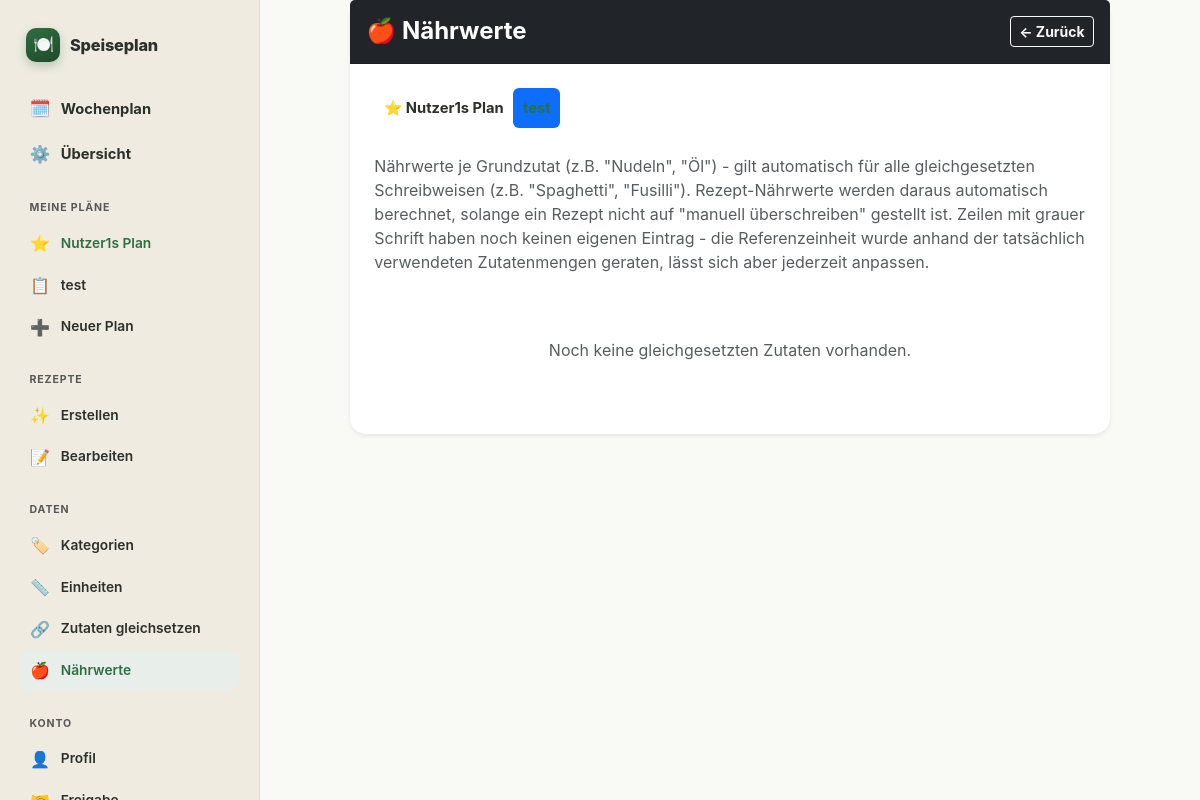
The app's page /manage/ingredient-nutrition?plan_id=2 (signed in) with its own data.
### models.py (models this page shows)
class PlanMembership(db.Model):
    id = db.Column(db.Integer, primary_key=True)
    plan_id = db.Column(db.Integer, db.ForeignKey('plan.id'), nullable=False, index=True)
    user_id = db.Column(db.Integer, db.ForeignKey('user.id'), nullable=False, index=True)
    is_starred = db.Column(db.Boolean, default=False, nullable=False)
    show_in_week_overview = db.Column(db.Boolean, default=True, nullable=False)
    __table_args__ = (db.UniqueConstraint('plan_id', 'user_id', name='uq_plan_membership_plan_id_user_id'),)
    plan = db.relationship('Plan')
    user = db.relationship('User')

class Plan(db.Model):
    id = db.Column(db.Integer, primary_key=True)
    name = db.Column(db.String(100), nullable=False)
    owner_user_id = db.Column(db.Integer, db.ForeignKey('user.id'), nullable=False)
    created_at = db.Column(db.DateTime, default=db.func.now())
    owner = db.relationship('User', foreign_keys=[owner_user_id])

### routes/settings.py (the view, shortened to what this page needs)
@settings_bp.route('/manage/ingredient-nutrition')
def ingredient_nutrition_view():
    user = current_user()
    plan_id = selected_plan_id(request.args, user)
    entries = get_all_nutrition_entries(plan_id)
    rows = []
    return render_template(
        'ingredient_nutrition_manage.html', rows=rows, plan_id=plan_id, user_plans=user_plan_memberships(user),
    )

### app.py (called while the page is built)
@app.before_request
def require_login():
    if request.endpoint is None or request.endpoint in ('auth.login', 'auth.register', 'static'):
        return None
    if current_user() is None:
        return redirect(url_for('auth.login', next=request.path))
    if current_plan() is None and request.endpoint not in ZERO_PLAN_ALLOWED_ENDPOINTS:
        return redirect(url_for('plan.index'))
    return None

@app.after_request
def set_security_headers(response):
    response.headers['X-Content-Type-Options'] = 'nosniff'
    response.headers['X-Frame-Options'] = 'DENY'
    response.headers['Referrer-Policy'] = 'same-origin'
    response.headers['Permissions-Policy'] = 'geolocation=(), camera=(), microphone=()'
    response.headers['Content-Security-Policy'] = (
        "default-src 'self'; "
        "script-src 'self' 'unsafe-inline'; "
        "style-src 'self' 'unsafe-inline'; "
        "img-src 'self' data:; "
        "frame-ancestors 'none'; "
        "base-uri 'self'; "
        "form-action 'self'"
    )
    return response

@app.context_processor
def inject_css_version():
    css_path = os.path.join(app.static_folder, 'style.css')
    try:
        css_version = int(os.path.getmtime(css_path))
    except OSError:
        css_version = 0
    return {'css_version': css_version}

@app.context_processor
def inject_current_user_and_plans():
    user = current_user()
    if user is None:
        return {'nav_current_user': None, 'nav_current_plan': None, 'nav_user_plans': []}
    return {
        'nav_current_user': user,
        'nav_current_plan': current_plan(),
        'nav_user_plans': user_plan_memberships(user),
    }

@app.context_processor
def inject_shopping_categories():
    return {
        'shopping_categories': SHOPPING_CATEGORIES,
        'shopping_uncategorized': UNCATEGORIZED,
        'pantry_categories': sorted(PANTRY_CATEGORIES),
    }

@app.context_processor
def inject_ingredient_aliases():
    plan = current_plan()
    return {'ingredient_aliases': get_all_aliases(plan.id) if plan else {}}

@app.context_processor
def inject_ingredient_nutrition():
    plan = current_plan()
    return {'ingredient_nutrition': get_all_nutrition_entries(plan.id) if plan else {}}

### services/auth.py (called while the page is built)
def current_user():
    if 'user_id' not in session:
        return None
    if not hasattr(g, '_current_user'):
        g._current_user = User.query.get(session['user_id'])
        if g._current_user is None:
            session.clear()
    return g._current_user

### templates/ingredient_nutrition_manage.html (shortened to what this page needs)
{% extends 'base.html' %}
{% block content %}
<div class="row justify-content-center">
    <div class="col-12 col-md-10">
        <div class="card shadow-sm border-0">
            <div class="card-header bg-dark text-white py-3 d-flex justify-content-between align-items-center">
                <h4 class="card-title mb-0 fw-bold">🍎 Nährwerte</h4>
                <a href="/manage" class="btn btn-sm btn-outline-light fw-bold"><- Zurück</a>
            </div>
            <div class="card-body p-4">
                {% if user_plans|length > 1 %}
                <ul class="nav nav-pills mb-4">
                    {% for membership in user_plans %}
                    <li class="nav-item">
                        <a class="nav-link {% if membership.plan_id == plan_id %}active{% endif %}" href="{{ url_for(request.endpoint, plan_id=membership.plan_id) }}">
                            {{ '⭐ ' if membership.is_starred }}{{ membership.plan.name }}
                        </a>
                    </li>
                    {% endfor %}
                </ul>
                {% endif %}
                <p class="text-muted">
                    Nährwerte je Grundzutat (z.B. "Nudeln", "Öl") - gilt automatisch für alle
                    gleichgesetzten Schreibweisen (z.B. "Spaghetti", "Fusilli"). Rezept-Nährwerte
                    werden daraus automatisch berechnet, solange ein Rezept nicht auf "manuell
                    überschreiben" gestellt ist. Zeilen mit <span class="text-muted">grauer</span>
                    Schrift haben noch keinen eigenen Eintrag - die Referenzeinheit wurde anhand der
                    tatsächlich verwendeten Zutatenmengen geraten, lässt sich aber jederzeit anpassen.
                </p>
                {% if rows %}
                <input type="text" id="nutritionFilter" class="form-control mb-3" placeholder="🔍 Zutat suchen..." autocomplete="off">
                <form action="/update-ingredient-nutrition" method="POST">
                    <input type="hidden" name="csrf_token" value="{{ csrf_token() }}">
                    <input type="hidden" name="plan_id" value="{{ plan_id }}">
                    <div class="row g-2 mb-2 fw-bold text-muted small text-uppercase px-2 d-none d-md-flex">
                        <div class="col-md-3">Zutat</div>
                        <div class="col-md-2">Referenz</div>
                        <div style="flex: 0 0 auto; width: 12.5%;">Eiweiß (g)</div>
                        <div style="flex: 0 0 auto; width: 12.5%;">Kohlh. (g)</div>
                        <div class="col-md-2">Fett (g)</div>
                        <div class="col-md-1">Kcal</div>
                    </div>
                    <div id="nutritionRows">
                        {% for row in rows %}
                        <div class="row g-2 mb-2 align-items-center nutrition-row">
                            <div class="col-12 col-md-3">
                                <input type="hidden" name="canonical_name[]" value="{{ row.canonical_name }}">
                                <input type="text" class="form-control form-control-sm{% if not row.has_entry %} text-muted{% endif %}" value="{{ row.canonical_name }}" disabled>
                            </div>
                            <div class="col-6 col-md-2">
                                <select name="reference_unit[]" class="form-select form-select-sm" title="Referenzbasis">
                                    <option value="g" {% if row.reference_unit == 'g' %}selected{% endif %}>pro 100 g</option>
                                    <option value="ml" {% if row.reference_unit == 'ml' %}selected{% endif %}>pro 100 ml</option>
                                    <option value="Stk" {% if row.reference_unit == 'Stk' %}selected{% endif %}>pro 1 Stk</option>
                                </select>
                            </div>
                            <div class="col-4 col-md-1" style="flex: 0 0 auto; width: 12.5%;"><input type="number" step="0.1" name="protein[]" class="form-control form-control-sm nutrition-protein" value="{{ row.protein }}" placeholder="Eiweiß"></div>
                            <div class="col-4 col-md-1" style="flex: 0 0 auto; width: 12.5%;"><input type="number" step="0.1" name="carbs[]" class="form-control form-control-sm nutrition-carbs" value="{{ row.carbs }}" placeholder="Kohlh."></div>
                            <div class="col-4 col-md-2"><input type="number" step="0.1" name="fat[]" class="form-control form-control-sm nutrition-fat" value="{{ row.fat }}" placeholder="Fett"></div>
                            <div class="col-6 col-md-1">
                                <input type="text" class="form-control form-control-sm text-muted nutrition-calories-display" value="{{ row.calories }}" title="Errechnet aus Eiweiß/Kohlenhydraten/Fett" disabled>
                            </div>
                        </div>
                        {% endfor %}
                    </div>
                    <button type="submit" class="btn btn-dark fw-bold mt-3">Speichern</button>
                </form>
                {% else %}
                <div class="text-center p-5 text-muted">Noch keine gleichgesetzten Zutaten vorhanden.</div>
                {% endif %}
            </div>
        </div>
    </div>
</div>
{% endblock %}

### templates/base.html (shortened to what this page needs)
<!DOCTYPE html>
<html lang="de">
<head>
    <link rel="stylesheet" href="{{ url_for('static', filename='bootstrap.min.css') }}" type="text/css">
    <link rel="stylesheet" href="{{ url_for('static', filename='style.css') }}?v={{ css_version }}" type="text/css">
</head>
<body>
    <div class="app-shell">
        <aside class="app-rail">
            <a class="rail-brand" href="/">
                <span class="mark">🍽️</span>
                <span class="name">Speiseplan</span>
            </a>
            <div class="nav-primary">
                <a class="nav-link {% if request.path == '/' or request.path.startswith('/plan') %}active{% endif %}" href="/"><span class="ic">🗓️</span>Wochenplan</a>
                <a class="nav-link {% if request.path == '/manage' %}active{% endif %}" href="/manage"><span class="ic">⚙️</span>Übersicht</a>
            </div>
            <div class="rail-section">
                <div class="rail-label">Meine Pläne</div>
                {% for membership in nav_user_plans %}
                <form method="POST" action="{{ url_for('auth.switch_plan', plan_id=membership.plan_id) }}">
                    <button type="submit" class="rail-link w-100 text-start border-0 bg-transparent {% if nav_current_plan and membership.plan_id == nav_current_plan.id %}active{% endif %}">
                        <span class="ic">{{ '⭐' if membership.is_starred else '📋' }}</span>{{ membership.plan.name }}
                    </button>
                </form>
                {% endfor %}
                <button type="button" class="rail-link w-100 text-start border-0 bg-transparent" data-bs-toggle="modal" data-bs-target="#createPlanModal">
                    <span class="ic">➕</span>Neuer Plan
                </button>
            </div>
            <div class="rail-section">
                <div class="rail-label">Rezepte</div>
                <a class="rail-link {% if request.path == '/manage/recipe/create' %}active{% endif %}" href="/manage/recipe/create"><span class="ic">✨</span>Erstellen</a>
                <a class="rail-link {% if request.path == '/manage/recipe/edit-list' or request.path.startswith('/manage/recipe/edit/') %}active{% endif %}" href="/manage/recipe/edit-list"><span class="ic">📝</span>Bearbeiten</a>
            </div>
            <div class="rail-section">
                <div class="rail-label">Daten</div>
                <a class="rail-link {% if request.path == '/manage/categories' %}active{% endif %}" href="/manage/categories"><span class="ic">🏷️</span>Kategorien</a>
                <a class="rail-link {% if request.path == '/manage/units' %}active{% endif %}" href="/manage/units"><span class="ic">📏</span>Einheiten</a>
                <a class="rail-link {% if request.path == '/manage/ingredient-aliases' %}active{% endif %}" href="/manage/ingredient-aliases"><span class="ic">🔗</span>Zutaten gleichsetzen</a>
                <a class="rail-link {% if request.path == '/manage/ingredient-nutrition' %}active{% endif %}" href="/manage/ingredient-nutrition"><span class="ic">🍎</span>Nährwerte</a>
            </div>
            <div class="rail-section">
                <div class="rail-label">Konto</div>
                <a class="rail-link {% if request.path == '/manage/account' %}active{% endif %}" href="/manage/account"><span class="ic">👤</span>Profil</a>
                <a class="rail-link {% if request.path == '/manage/sharing' %}active{% endif %}" href="/manage/sharing"><span class="ic">🤝</span>Freigabe</a>
            </div>
        </aside>
        <div class="app-content">
            <div class="container pb-5">
                {% block content %}{% endblock %}
            </div>
        </div>
    </div>
</body>
</html>

### static/style.css (style rules this page uses)
:root { --primary-food: #2E6F40; --primary-dark: #1E4A2A; --accent-warm: #F4C430; --bg-warm: #F9F9F6; --text-dark: #2B302A; --radius-main: 1rem; --card-bg: #ffffff; --border-subtle: #F1F1EE; --scrollbar-thumb: #D1D1CB; --highlight-bg: #E8EFEA; --excluded-bg: #eeeeee; --rail-bg: #EFEBE1; --rail-border: #E2DCCB; }
body { font-family: 'Plus Jakarta Sans', sans-serif; background-color: var(--bg-warm); color: var(--text-dark); }
.app-shell { display: grid; grid-template-columns: 260px 1fr; min-height: 100vh; }
.app-content { min-width: 0; }
.app-rail { background: var(--rail-bg); border-right: 1px solid var(--rail-border); padding: 1.75rem 1.25rem 1.5rem; display: flex; flex-direction: column; position: sticky; top: 0; height: 100vh; overflow-y: auto; }
.rail-brand { display: flex; align-items: center; gap: 0.6rem; padding: 0 0.4rem; margin-bottom: 1.6rem; text-decoration: none; color: var(--text-dark); }
.rail-brand .mark { width: 34px; height: 34px; border-radius: 10px; background: linear-gradient(155deg, var(--primary-food), var(--primary-dark)); display: flex; align-items: center; justify-content: center; font-size: 1.05rem; box-shadow: 0 4px 10px rgba(46, 111, 64, 0.28); flex-shrink: 0; }
.rail-brand .name { font-weight: 800; font-size: 1.02rem; letter-spacing: -0.01em; }
.nav-primary { margin-bottom: 1.4rem; }
.nav-link { display: flex; align-items: center; gap: 0.65rem; padding: 0.55rem 0.6rem; border-radius: 10px; color: var(--text-dark) !important; text-decoration: none; font-weight: 700; font-size: 0.92rem; margin-bottom: 0.15rem; }
.nav-link .ic { font-size: 1.05rem; width: 1.3rem; text-align: center; flex-shrink: 0; }
.nav-link.active { background: var(--highlight-bg); color: var(--primary-food) !important; }
.rail-section { margin-bottom: 1.5rem; }
.rail-label { font-size: 0.66rem; font-weight: 700; letter-spacing: 0.08em; text-transform: uppercase; color: var(--bs-secondary-color); padding: 0 0.6rem; margin-bottom: 0.45rem; }
.rail-link { display: flex; align-items: center; gap: 0.65rem; padding: 0.5rem 0.6rem; border-radius: 10px; color: var(--text-dark); text-decoration: none; font-weight: 600; font-size: 0.86rem; margin-bottom: 0.1rem; }
.rail-link .ic { font-size: 1rem; width: 1.3rem; text-align: center; flex-shrink: 0; }
.rail-link.active { background: var(--highlight-bg); color: var(--primary-food); }
.card { border: none !important; border-radius: var(--radius-main); box-shadow: 0 8px 24px rgba(0, 0, 0, 0.04); background-color: var(--card-bg); }

### templates/base.html (style rules this page uses)
body { font-family: -apple-system, BlinkMacSystemFont, "Segoe UI", Roboto, Helvetica, Arial, sans-serif; }

### records on screen
PlanMembership: is_starred "⭐", plan.name "Nutzer1s Plan"
PlanMembership: is_starred "📋", plan.name "test"
